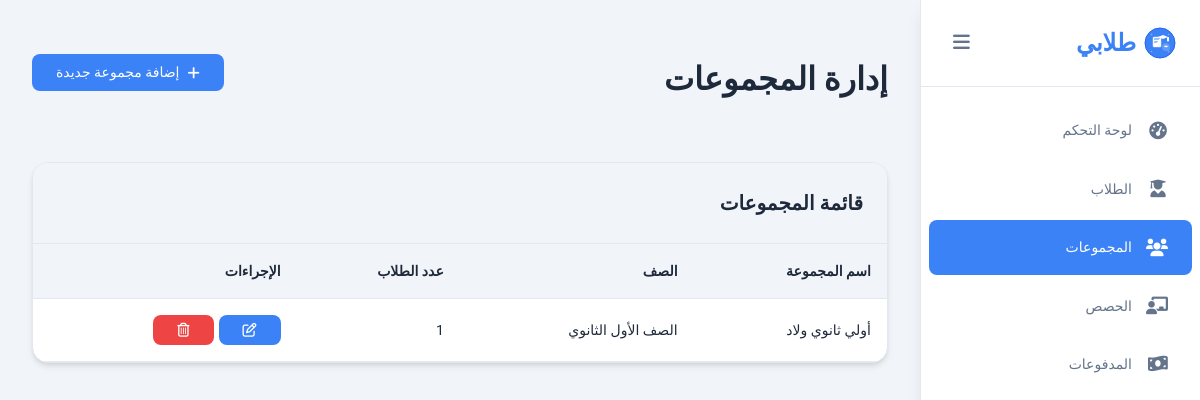
The page /groups/ on the database as committed earlier.
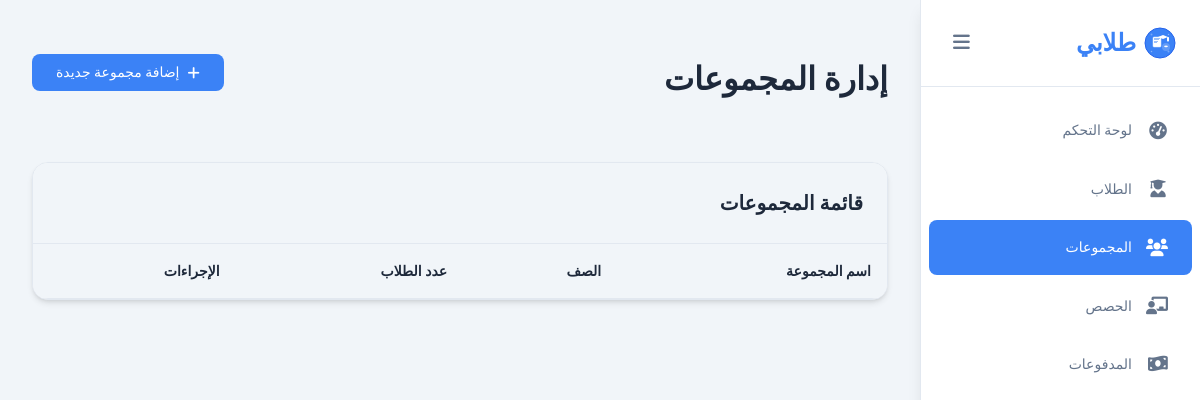
The same page on the database as committed later.
### students/models.py (models this page shows, shortened)
class Group(models.Model):
    name = models.CharField(max_length=255)
    grade = models.CharField(max_length=21, choices=GRADES)

### students/views.py (the view)
# urls.py: path('groups/', views.groups_page, name='groups'),
def groups_page(request):
    groups = Group.objects.all()
    no_group_students = Student.objects.values("group_id").annotate(students_count=Count("group_id"))
    context = {
        "groups": zip(groups, no_group_students),
    }
    return render(request, 'groups/groups_list.html', context)

### templates/groups/groups_list.html (shortened to what this page needs)
{% extends 'base.html' %}
{% block content %}
<section id="groups" class="content-section active">
    <div class="section-header">
        <h1>إدارة المجموعات</h1>
        <a href="{% url 'add_group' %}" class="btn btn-primary" id="addGroupBtn">
            <i class="fas fa-plus"></i>
            إضافة مجموعة جديدة
        </a>
    </div>
    <div class="table-container">
        <div class="table-header">
            <h3>قائمة المجموعات</h3>
        </div>
        <div class="table-wrapper">
            <table class="data-table" id="groupsTable">
                <thead>
                    <tr>
                        <th>اسم المجموعة</th>
                        <th>الصف</th>
                        <th>عدد الطلاب</th>
                        <th>الإجراءات</th>
                    </tr>
                </thead>
                <tbody id="groupsTableBody">
                    {% for group, count in groups %}
                        <tr>
                            <td>{{ group.name }}</td>
                            <td>{{ group.grade }}</td>
                            <td>{{ count.students_count }}</td>
                            <td>
                                <div style="display: flex; gap: 5px;">
                                    <a href="{% url 'edit_group' group.id %}" class="btn btn-primary">
                                        <i class="far fa-edit"></i>
                                    </a>
                                    <form method="POST" action="{% url 'delete_group' group.id %}">
                                        <button type="submit" class="btn btn-danger">
                                            <i class="far fa-trash-alt"></i>
                                        </button>
                                    </form>
                                </div>
                            </td>
                        </tr>
                    {% endfor %}
                </tbody>
            </table>
        </div>
    </div>
</section>
{% endblock %}

Rows that differ between the two databases and show on the page:
removed Group: name "أولي ثانوي ولاد", grade "الصف الأول الثانوي", students_count "1"
